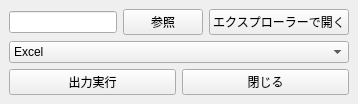
<?xml version="1.0" encoding="UTF-8"?>
<ui version="4.0">
 <class>ResultExportWindow</class>
 <widget class="QMainWindow" name="ResultExportWindow">
  <property name="windowTitle"><string>結果出力</string></property>
  <widget class="QWidget" name="centralwidget">
   <layout class="QVBoxLayout" name="mainLayout">
    <item><layout class="QHBoxLayout" name="folderLayout"><item><widget class="QLineEdit" name="outputFolderLineEdit"/></item><item><widget class="QPushButton" name="browseButton"><property name="text"><string>参照</string></property></widget></item><item><widget class="QPushButton" name="openExplorerButton"><property name="text"><string>エクスプローラーで開く</string></property></widget></item></layout></item>
    <item><widget class="QComboBox" name="outputFormatComboBox"><item><property name="text"><string>Excel</string></property></item><item><property name="text"><string>CSV</string></property></item></widget></item>
    <item><layout class="QHBoxLayout" name="buttonLayout"><item><widget class="QPushButton" name="exportButton"><property name="text"><string>出力実行</string></property></widget></item><item><widget class="QPushButton" name="closeButton"><property name="text"><string>閉じる</string></property></widget></item></layout></item>
   </layout>
  </widget>
 </widget>
 <resources/>
 <connections/>
</ui>
